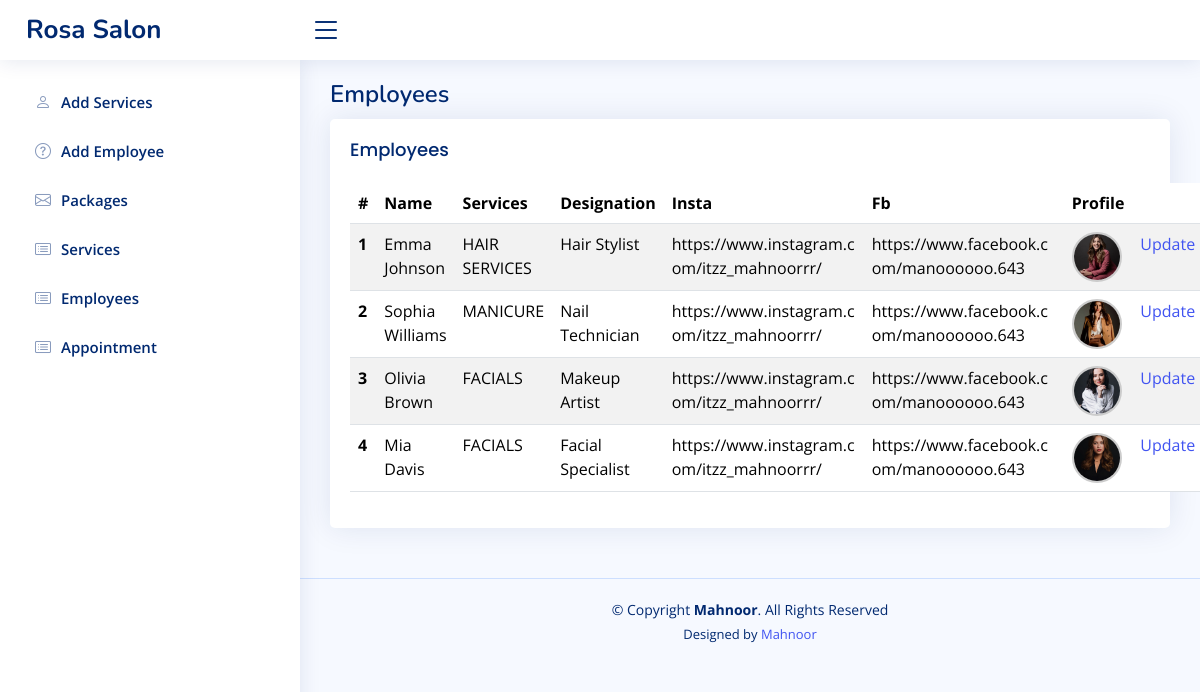
Page /Admin/employees.php on the committed database.
### tables this page shows
CREATE TABLE `employee` (
  `employeeID` int(11) NOT NULL,
  `designation` text DEFAULT NULL,
  `serviceID` int(11) DEFAULT NULL,
  `fullName` varchar(250) DEFAULT NULL,
  `instaLink` varchar(250) DEFAULT NULL,
  `fbLink` varchar(250) DEFAULT NULL,
  `employeePic` text DEFAULT NULL
);

CREATE TABLE `services` (
  `serviceID` int(11) NOT NULL,
  `serviceTitle` varchar(250) DEFAULT NULL,
  `serviceDescription` text DEFAULT NULL,
  `serviceImg` text DEFAULT NULL
);

### Admin/employees.php (the view)
<?php
require "./assets/header.php";
require "../assets/conn.php";
$sql = "select * from employee join services on employee.serviceID=services.serviceID";
$sqlRun = mysqli_query($conn, $sql);
?>
<main id="main" class="main">
    <div class="pagetitle">
        <h1>Employees</h1>
    </div>
    <section class="section">
        <div class="row">
            <div class="col">
                <div class="card">
                    <div class="card-body">
                        <h5 class="card-title">Employees</h5>
                        <table class="table table-striped">
                            <thead>
                                <tr>
                                    <th scope="col">#</th>
                                    <th scope="col">Name</th>
                                    <th scope="col">Services</th>
                                    <th scope="col">Designation</th>
                                    <th scope="col">Insta</th>
                                    <th scope="col">Fb</th>
                                    <th scope="col">Profile</th>
                                    <th scope="col"></th>
                                </tr>
                            </thead>
                            <tbody>
                                <?php
                                $i = 1;
                                while ($row = mysqli_fetch_assoc($sqlRun)) {
                                    ?>
                                    <tr>
                                        <th scope="row"><?php echo $i; ?></th>
                                        <td><?php echo $row['fullName']; ?></td>
                                        <td class="textWrapped"><?php echo $row['serviceTitle']; ?></td>
                                        <td class="textWrapped"><?php echo $row['designation']; ?></td>
                                        <td class="textWrapped"><?php echo $row['instaLink']; ?></td>
                                        <td class="textWrapped"><?php echo $row['fbLink']; ?></td>
                                        <td>
                                            <div class="profile-pic">
                                                <img src="<?php echo $row['employeePic']; ?>" alt="Employee Picture">
                                            </div>
                                        </td>
                                        <td><a href="employeeUpdate.php?id=<?php echo $row['employeeID']; ?>">
                                                Update
                                            </a>
                                        </td>
                                    </tr>
                                    <?php
                                    $i++;
                                }
                                ?>
                            </tbody>
                        </table>
                    </div>
                </div>
            </div>
        </div>
    </section>
</main>
<?php require "./assets/footer.php"; ?>

### Admin/assets/css/style.css (style rules this page uses)
:root { scroll-behavior: smooth; }
body { font-family: "Open Sans", sans-serif; background: #f6f9ff; color: #444444; }
a { color: #4154f1; text-decoration: none; }
h1, h2, h3, h4, h5, h6 { font-family: "Nunito", sans-serif; }
#main { margin-top: 60px; padding: 20px 30px; transition: all 0.3s; }
.pagetitle { margin-bottom: 10px; }
.pagetitle h1 { font-size: 24px; margin-bottom: 0; font-weight: 600; color: #012970; }
.card { margin-bottom: 30px; border: none; border-radius: 5px; box-shadow: 0px 0 30px rgba(1, 41, 112, 0.1); }
.card-title { padding: 20px 0 15px 0; font-size: 18px; font-weight: 500; color: #012970; font-family: "Poppins", sans-serif; }
.card-body { padding: 0 20px 20px 20px; }
@media (min-width: 1200px) { #main, #footer { margin-left: 300px; } }

### Admin/assets/header.php (style rules this page uses)
.profile-pic { width: 50px; height: 50px; border-radius: 50%; overflow: hidden; display: flex; justify-content: center; align-items: center; border: 2px solid #ccc; }
.profile-pic img { width: 100%; height: 100%; object-fit: cover; }
.textWrapped { word-wrap: break-word; white-space: normal; overflow-wrap: break-word; max-width: 200px; }

### rows in the picture
employee: fullName "Emma Johnson", serviceID.serviceTitle "HAIR SERVICES", designation "Hair Stylist", instaLink "https://www.instagram.com/itzz_mahnoorrr/", fbLink "https://www.facebook.com/manoooooo.643", employeePic (picture)
employee: fullName "Sophia Williams", serviceID.serviceTitle "MANICURE", designation "Nail Technician", instaLink "https://www.instagram.com/itzz_mahnoorrr/", fbLink "https://www.facebook.com/manoooooo.643", employeePic (picture)
employee: fullName "Olivia Brown", serviceID.serviceTitle "FACIALS", designation "Makeup Artist", instaLink "https://www.instagram.com/itzz_mahnoorrr/", fbLink "https://www.facebook.com/manoooooo.643", employeePic (picture)
employee: fullName "Mia Davis", serviceID.serviceTitle "FACIALS", designation "Facial Specialist", instaLink "https://www.instagram.com/itzz_mahnoorrr/", fbLink "https://www.facebook.com/manoooooo.643", employeePic (picture)
